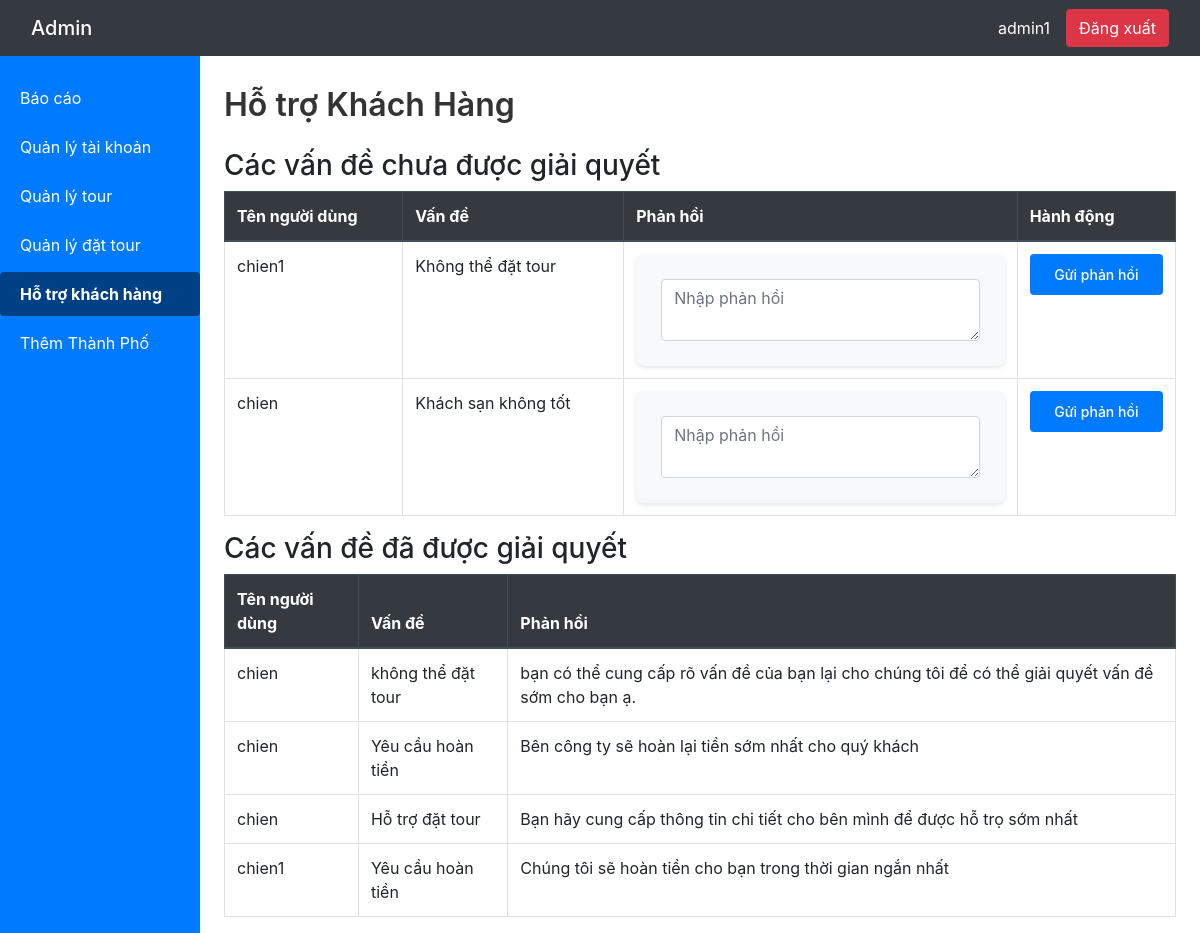
The app's page /admin/customer_support.php (signed in) with its own data.
### tables this page shows
CREATE TABLE `messages` (
  `message_id` int(11) NOT NULL,
  `user_id` int(11) DEFAULT NULL,
  `content` longtext NOT NULL,
  `created_at` datetime NOT NULL,
  `respond` longtext DEFAULT NULL
);

CREATE TABLE `users` (
  `user_id` int(11) NOT NULL,
  `username` varchar(255) NOT NULL,
  `password` varchar(255) NOT NULL,
  `email` varchar(255) NOT NULL,
  `phone` varchar(20) DEFAULT NULL,
  `user_type` enum('user','admin') NOT NULL
);

### admin/customer_support.php (the view, shortened to what this page needs)
<?php
$conn = db_mysqli();
$sql_pending = "SELECT m.message_id, u.username, m.content
                FROM messages m
                JOIN users u ON m.user_id = u.user_id
                WHERE m.respond IS NULL";
$result_pending = $conn->query($sql_pending);
$support_messages_pending = [];
if ($result_pending->num_rows > 0) {
    while ($row = $result_pending->fetch_assoc()) {
        $support_messages_pending[] = $row;
    }
}
$sql_resolved = "SELECT m.message_id, u.username, m.content, m.respond
                 FROM messages m
                 JOIN users u ON m.user_id = u.user_id
                 WHERE m.respond IS NOT NULL";
$result_resolved = $conn->query($sql_resolved);
$support_messages_resolved = [];
if ($result_resolved->num_rows > 0) {
    while ($row = $result_resolved->fetch_assoc()) {
        $support_messages_resolved[] = $row;
    }
}
?>
<!DOCTYPE html>
<html lang="en">
<head>
    <link href="https://stackpath.bootstrapcdn.com/bootstrap/4.5.2/css/bootstrap.min.css" rel="stylesheet">
    <link rel="stylesheet" href="../css/admin.css">
</head>
<body>
    <nav class="navbar navbar-dark bg-dark">
        <div class="container-fluid d-flex justify-content-between">
            <span class="navbar-brand mb-0 h1">Admin</span>
            <div class="d-flex align-items-center">
                <span class="navbar-text text-white mr-3" id="admin-username">
                    <?php echo htmlspecialchars($_SESSION['username']); ?>
                </span>
                <form method="post" class="mb-0">
                    <button class="btn btn-danger" type="submit" name="logout">Đăng xuất</button>
                </form>
            </div>
        </div>
    </nav>
    <div class="container-fluid">
        <div class="row">
            <nav class="col-md-3 col-lg-2 d-md-block sidebar">
                <div class="sidebar-sticky">
                    <ul class="nav flex-column">
                        <li class="nav-item">
                            <a class="nav-link" href="report.php">Báo cáo</a>
                        </li>
                        <li class="nav-item">
                            <a class="nav-link" href="manage_accounts.php">Quản lý tài khoản</a>
                        </li>
                        <li class="nav-item">
                            <a class="nav-link" href="manage_tours.php">Quản lý tour</a>
                        </li>
                        <li class="nav-item">
                            <a class="nav-link" href="manage_bookings.php">Quản lý đặt tour</a>
                        </li>
                        <li class="nav-item">
                            <a class="nav-link active" href="customer_support.php">Hỗ trợ khách hàng</a>
                        </li>
                        <li class="nav-item">
                            <a class="nav-link" href="add_city.php">Thêm Thành Phố</a>
                        </li>
                    </ul>
                </div>
            </nav>
            <main class="col-md-9 ml-sm-auto col-lg-10 px-4">
                <h2>Hỗ trợ Khách Hàng</h2>
                <h3>Các vấn đề chưa được giải quyết</h3>
                <div class="table-responsive">
                    <table class="table table-bordered table-hover">
                        <thead class='thead-dark'>
                            <tr>
                                <th>Tên người dùng</th>
                                <th>Vấn đề</th>
                                <th>Phản hồi</th>
                                <th>Hành động</th>
                            </tr>
                        </thead>
                        <tbody>
                            <?php if (!empty($support_messages_pending)) : ?>
                                <?php foreach ($support_messages_pending as $message) : ?>
                                    <tr>
                                        <td><?php echo htmlspecialchars($message['username']); ?></td>
                                        <td><?php echo htmlspecialchars($message['content']); ?></td>
                                        <td>
                                            <form method="post" class="mb-0">
                                                <textarea name="response" class="form-control" rows="2" placeholder="Nhập phản hồi"></textarea>
                                        </td>
                                        <td>
                                            <button class="btn btn-primary btn-sm" type="submit">Gửi phản hồi</button>
                                        </td>
                                    </tr>
                                <?php endforeach; ?>
                            <?php else : ?>
                                <tr>
                                    <td colspan="4">Không có yêu cầu hỗ trợ nào</td>
                                </tr>
                            <?php endif; ?>
                        </tbody>
                    </table>
                </div>
                <h3>Các vấn đề đã được giải quyết</h3>
                <div class="table-responsive">
                    <table class="table table-bordered table-hover">
                        <thead class='thead-dark'>
                            <tr>
                                <th>Tên người dùng</th>
                                <th>Vấn đề</th>
                                <th>Phản hồi</th>
                            </tr>
                        </thead>
                        <tbody>
                            <?php if (!empty($support_messages_resolved)) : ?>
                                <?php foreach ($support_messages_resolved as $message) : ?>
                                    <tr>
                                        <td><?php echo htmlspecialchars($message['username']); ?></td>
                                        <td><?php echo htmlspecialchars($message['content']); ?></td>
                                        <td><?php echo htmlspecialchars($message['respond']); ?></td>
                                    </tr>
                                <?php endforeach; ?>
                            <?php else : ?>
                                <tr>
                                    <td colspan="3">Không có yêu cầu hỗ trợ nào đã được giải quyết</td>
                                </tr>
                            <?php endif; ?>
                        </tbody>
                    </table>
                </div>
            </main>
        </div>
    </div>
</body>
</html>

### css/admin.css (style rules this page uses)
.sidebar { background-color: #007bff; color: white; min-height: 100vh; padding: 20px 0; }
.sidebar .nav-link { color: white; background-color: #007bff; padding: 10px 20px; margin-bottom: 5px; border-radius: 4px; transition: background-color 0.3s ease; }
.sidebar .nav-link.active { background-color: #004085; color: white; }
.navbar-text { margin-right: 10px; }
main h2 { margin-top: 30px; margin-bottom: 25px; color: #333; font-weight: 600; }
main form { background-color: #f8f9fa; padding: 25px; border-radius: 8px; box-shadow: 0 2px 4px rgba(0, 0, 0, 0.1); max-width: 500px; }
main .btn-primary { width: 100%; padding: 10px; font-weight: 500; background-color: #007bff; border: none; border-radius: 4px; transition: background-color 0.3s ease; }
.table thead { background-color: #007bff; color: white; }
.nav-link.active { font-weight: bold; background-color: #007bff; color: #fff; }

### records on screen
messages: user.username "chien1", content "Không thể đặt tour"
messages: user.username "chien", content "Khách sạn không tốt"
messages: user.username "chien", content "không thể đặt tour", respond "bạn có thể cung cấp rõ vấn đề của bạn lại cho chúng tôi để có thể giải quyết vấn đề sớm cho bạn ạ."
messages: user.username "chien", content "Yêu cầu hoàn tiền", respond "Bên công ty sẽ hoàn lại tiền sớm nhất cho quý khách"
messages: user.username "chien", content "Hỗ trợ đặt tour", respond "Bạn hãy cung cấp thông tin chi tiết cho bên mình để được hỗ trọ sớm nhất"
messages: user.username "chien1", content "Yêu cầu hoàn tiền", respond "Chúng tôi sẽ hoàn tiền cho bạn trong thời gian ngắn nhất"

### other values on screen
$_SESSION['username'] "admin1"
